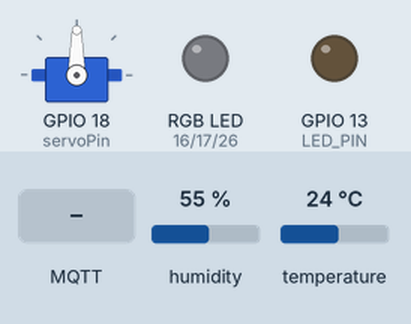
Bench run of a program on a simulated ESP32. On the bench: servo, an RGB LED mixed from three pins (HIGH = lit), output pins drawn as LEDs (lit = HIGH). Inputs (shaded band) come from the test bench; at power-on: humidity 55 %, temperature 24 °C. WiFi joins after 1.5 s; servers stay silent unless stated; storage starts empty; random numbers use the default seed unless the program sets one; no MQTT or app messages arrive unless stated; what the program prints to the serial monitor is not drawn.

Above: at 3.2 s.
3.3 s: MQTT message "1" arrives on the first subscribed topic
At 4.3 s:
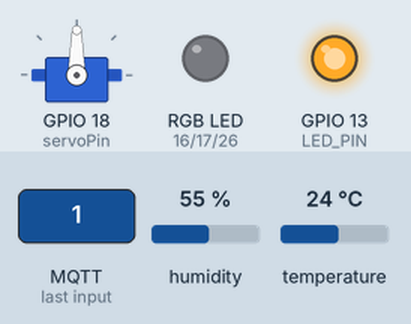
4.8 s: MQTT message "5" arrives on the third subscribed topic
At 5.4 s:
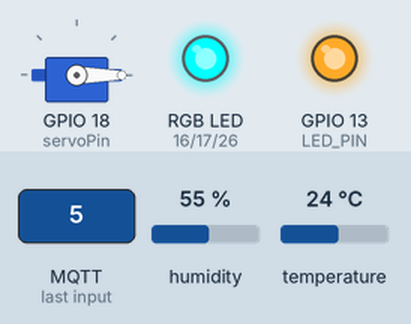
6.3 s: MQTT message "0" arrives on the first subscribed topic
At 6.6 s:
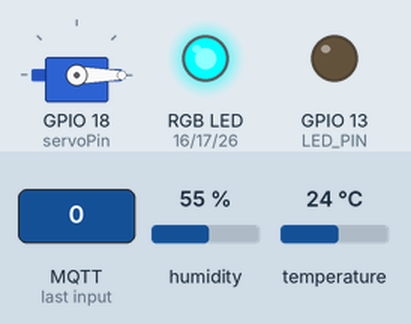
7.8 s: MQTT message "6" arrives on the first subscribed topic
At 8.9 s:
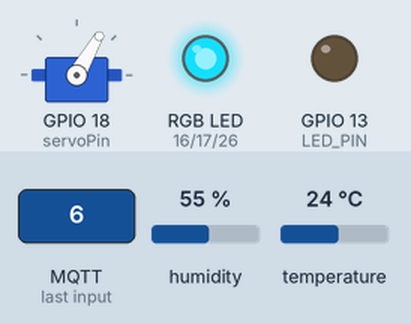
9.3 s: MQTT message "4" arrives on the first subscribed topic
At 10.1 s:
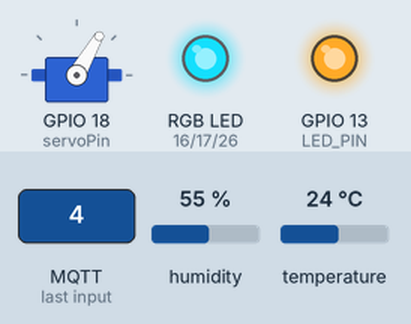
10.8 s: MQTT message "5" arrives on the first subscribed topic
At 11.2 s:
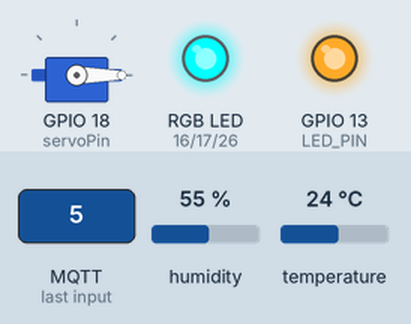
Timing chart, 0 to 13.3 s (numbered marks = the images above; inputs shaded):
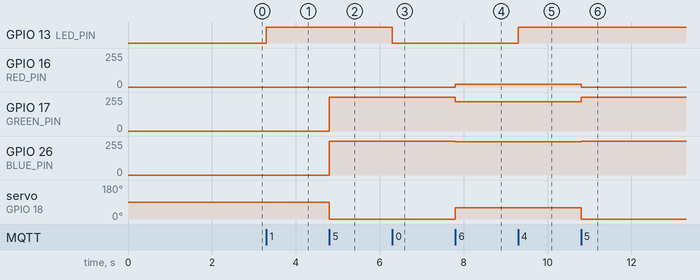

Measured:
- after the input at 3.3 s, GPIO 13 (LED_PIN): LOW → HIGH at once
- after the input at 4.8 s, GPIO 17 (GREEN_PIN), GPIO 26 (BLUE_PIN): 0/255 → 255/255 at once; servo on GPIO 18 (servoPin): 90° → 0° at once
- after the input at 6.3 s, GPIO 13 (LED_PIN): HIGH → LOW at once
- after the input at 7.8 s, GPIO 16 (RED_PIN): 0/255 → 20/255 at once; GPIO 17 (GREEN_PIN): 255/255 → 219/255 at once; GPIO 26 (BLUE_PIN): 255/255 → 249/255 at once; servo on GPIO 18 (servoPin): 0° → 60° at once
- after the input at 9.3 s, GPIO 13 (LED_PIN): LOW → HIGH at once
- after the input at 10.8 s, GPIO 16 (RED_PIN): 20/255 → 0/255 at once; GPIO 17 (GREEN_PIN): 219/255 → 255/255 at once; GPIO 26 (BLUE_PIN): 249/255 → 255/255 at once; servo on GPIO 18 (servoPin): 60° → 0° at once

The program:

main.cpp
```cpp
#include <Arduino.h>

//#define BLYNK_PRINT Serial

#include <WiFi.h>
#include <WiFiClient.h>
#include <PubSubClient.h>   //NODERED
// #include <BlynkSimpleEsp32.h>
#include <SPIFFS.h>
#include <ESP32Servo.h>
#include <ESPAsyncWebServer.h>
#include <AsyncTCP.h>
#include <Wire.h>
#include <Adafruit_Sensor.h>
#include <DHT.h>
#include <DHT_U.h>

// Button Pin
#define BUTTON_PIN 5

// LED Pin
#define LED_PIN 13

// pin connected to DH11 data line
#define DHTPIN 4

#define servoPin 18
ESP32PWM pwm;
int freq = 1000;

// pins to rgb
#define RED_PIN   16
#define GREEN_PIN 17
#define BLUE_PIN  26

// dht type --> dht11
#define DHTTYPE    DHT11     // DHT 11

const char* mqtt_server ="192.168.1.23";    //NODERED

#define WIFI_SSID ""
#define WIFI_PASS ""
//#define WIFI_SSID "juanito pepito"
//#define WIFI_PASS "aaaa1230"

// Create AsyncWebServer object on port 80
AsyncWebServer server(80);

WiFiClient espClient;       //NODERED
PubSubClient client(espClient);      //NODERED
unsigned long lastMsg = 0;
#define MSG_BUFFER_SIZE	(50)
char msg[MSG_BUFFER_SIZE];
int value = 0;
int count;

DHT dht(DHTPIN, DHTTYPE);

float h,t,f,maxtemp,maxhumi;
char send_buffer_temp [16];
char send_buffer_humi [16];
long send_time,send_time2;
// button state
bool btn_state = false;
bool prv_btn_state = false;

Servo myservo;  // create servo object to control a servo


void callback(char* topic, byte* payload, unsigned int length) {     //NODERED que faire quand un msg arrive
  Serial.print("Message arrived [");
  Serial.print(topic);
  Serial.print("] ");
  char msg[32];
  for (int i = 0; i < length; i++) {
    Serial.print((char)payload[i]);
    msg[i]=payload[i];
  }
  Serial.println();
  Serial.print(msg);
  Serial.println();
  memset(msg,0,sizeof(msg));
  if ((char)payload[0] == '0') {
    digitalWrite(LED_PIN, LOW);   // Turn the LED off
  }
  if ((char)payload[0] == '1')
  {
   digitalWrite(LED_PIN, HIGH);  // Turn the LED on
  }
  if ((char)payload[0] == '3')
  {
    digitalWrite(LED_PIN, LOW);   // Turn the LED off
  }
  if ((char)payload[0] == '4')
  {
    digitalWrite(LED_PIN, HIGH);   // Turn the LED on
  }
  if ((char)payload[0] == '5')
  {
   myservo.write(0);
    ledcWrite(1,0);
    ledcWrite(2,255);
    ledcWrite(3,255);
  }
  if ((char)payload[0] == '6')
  {
    myservo.write(60);
    ledcWrite(1,20);
    ledcWrite(2,220);
    ledcWrite(3,250);
  }
  if ((char)payload[0] == '7')
  {
   myservo.write(120);
    ledcWrite(1,0);
    ledcWrite(2,128);
    ledcWrite(3,255);
  }
  if ((char)payload[0] == '8')
  {
    myservo.write(180);
    ledcWrite(1,255);
    ledcWrite(2,0);
    ledcWrite(3,255);
  }
  else
  {
    Serial.print("Unknown Payload");
  }
}

void reconnect() {     //NODERED mqqt connexion
  // Loop until we're reconnected
  while (!client.connected()) {
    Serial.print("Attempting MQTT connection...");
    // Create a random client ID
    String clientId = "ESP32Client-";
    clientId += String(random(0xffff), HEX);
    // Attempt to connect
    if (client.connect(clientId.c_str())) {
      Serial.println("connected");
      // ... and resubscribe
      client.subscribe("LIGHT1");
      client.subscribe("LIGHT2");
      client.subscribe("VANNE");
    } else {
      Serial.print("failed, rc=");
      Serial.print(client.state());
      Serial.println(" try again in 5 seconds");
      // Wait 5 seconds before retrying
      delay(5000);
    }
  }
}

void setup(){
  send_time=millis();
  send_time2=millis();
  pinMode(BUTTON_PIN, INPUT);

  // set LED pin as an output
  pinMode(LED_PIN, OUTPUT);
 //----------------------------------------------------Serial
  Serial.begin(115200);

  // Connect to Wi-Fi
  WiFi.begin(WIFI_SSID, WIFI_PASS);
  while (WiFi.status() != WL_CONNECTED) {
    delay(1000);
    Serial.println("Connecting to WiFi..");
  }

   //----------------------------------------------------SPIFFS
  if(!SPIFFS.begin())
  {
    Serial.println("Erreur SPIFFS...");
    return;
  }

  File root = SPIFFS.open("/");
  File file = root.openNextFile();

  while(file)
  {
    Serial.print("File: ");
    Serial.println(file.name());
    file.close();
    file = root.openNextFile();
  }

  Serial.println("Successfully Ended");


  #if defined(ARDUINO_ARCH_ESP32) // ESP32 pinMode
    // assign rgb pins to channels
    ledcAttachPin(RED_PIN,1);
    ledcAttachPin(GREEN_PIN,2);
    ledcAttachPin(BLUE_PIN,3);

    // init. channels
    ledcSetup(1, 1000, 8);
    ledcSetup(2, 1000, 8);
    ledcSetup(3, 1000, 8);
  #else
    pinMode(RED_PIN, OUTPUT);
    pinMode(GREEN_PIN, OUTPUT);
    pinMode(BLUE_PIN, OUTPUT);
  #endif


//  Allow allocation of all timers
	ESP32PWM::allocateTimer(0);
	ESP32PWM::allocateTimer(1);
	ESP32PWM::allocateTimer(2);
	ESP32PWM::allocateTimer(3);

  //pwm.attachPin(APin, freq, 10); // 1KHz 8 bit

  myservo.setPeriodHertz(50);    // standard 50 hz servo
	myservo.attach(servoPin); // attaches the servo on pin 18 to the servo object
  Serial.println(WiFi.localIP());

  client.setServer(mqtt_server,1883);    //NODERED
  client.setCallback(callback);         //NODERED

  //----------------------------------------------------SERVER

  server.on("/", HTTP_GET, [](AsyncWebServerRequest *request)
  {
      // Route for root / web page
    request->send(SPIFFS, "/index.html","text/html");
    //request->send(200, "text/html",index_html);
  });
  server.on("/temperature", HTTP_GET, [](AsyncWebServerRequest *request){
    //t = dht.readTemperature();
    //Blynk.virtualWrite(V6, t);
    memset(send_buffer_temp,'0',sizeof(send_buffer_temp));
    sprintf(send_buffer_temp,"%f",t);
    request->send(200, "text/plain",send_buffer_temp);
  });
  server.on("/humidity", HTTP_GET, [](AsyncWebServerRequest *request){
    //h = dht.readHumidity();
    //Blynk.virtualWrite(V5, h);
    memset(send_buffer_humi,'0',sizeof(send_buffer_humi));
    sprintf(send_buffer_humi,"%f",h);
    request->send(200, "text/plain",send_buffer_humi);
  });

  dht.begin();
  //Blynk.begin(auth, WIFI_SSID, WIFI_PASS, IPAddress(193,190,65,122), 8080);
  // Start server
  server.begin();
}

void loop(){
  //Blynk.run();
  if (!client.connected()) {   //NODERED
    reconnect();
  }
  client.loop();      //NODERED
  if(send_time <= millis()){
    // Sensor readings may also be up to 2 seconds 'old' (its a very slow sensor)
    h = dht.readHumidity();
    // Read temperature as Celsius (the default)
    t = dht.readTemperature();
    // Read temperature as Fahrenheit (isFahrenheit = true)
    f = dht.readTemperature(true);
    // Check if any reads failed and exit early (to try again).
    if (isnan(h) || isnan(t) || isnan(f)) {
      Serial.println(F("Failed to read from DHT sensor!"));
      //return;
    }
    // Compute heat index in Fahrenheit (the default)
    float hif = dht.computeHeatIndex(f, h);
    // Compute heat index in Celsius (isFahreheit = false)
    float hic = dht.computeHeatIndex(t, h, false);

    Serial.print(F("Humidity: "));
    Serial.print(h);
    Serial.print(F("%  Temperature: "));
    Serial.print(t);
    Serial.print(F("°C "));
    Serial.print(f);
    Serial.print(F("°F  Heat index: "));
    Serial.print(hic);
    Serial.print(F("°C "));
    Serial.print(hif);
    Serial.println(F("°F"));

      // save the btn_state state to the 'button' feed on adafruit io

    snprintf (msg, MSG_BUFFER_SIZE, "%f", t);
    Serial.print("Publish message: ");
    Serial.println(msg);
    client.publish("temp", msg);

    // save the btn_state state to the 'button' feed on adafruit io
    snprintf (msg, MSG_BUFFER_SIZE, "%f", h);
    Serial.print("Publish message: ");
    Serial.println(msg);
    client.publish("humi", msg);

  if(maxtemp<t){
      maxtemp = t;
    }
  if(maxhumi<h){
      maxhumi = h;
    }
    send_time = millis() + 10000;  // set next time you want to do anything
  }
  if(send_time2 <= millis()){
    if(count==0){
      Serial.println("print to dataBase");
      snprintf (msg, MSG_BUFFER_SIZE, "%f", maxtemp);
      client.publish("DBT",msg);
      maxtemp=0;
      }
    else if (count==1)
    {
      Serial.println("print to dataBase");
      snprintf (msg, MSG_BUFFER_SIZE, "%f", maxhumi);
      client.publish("DBH",msg);
      maxhumi=0;
    }
    send_time2 = millis() + 60000;
    count +=1;
    if (count ==2) count=0;
    }
}
```
